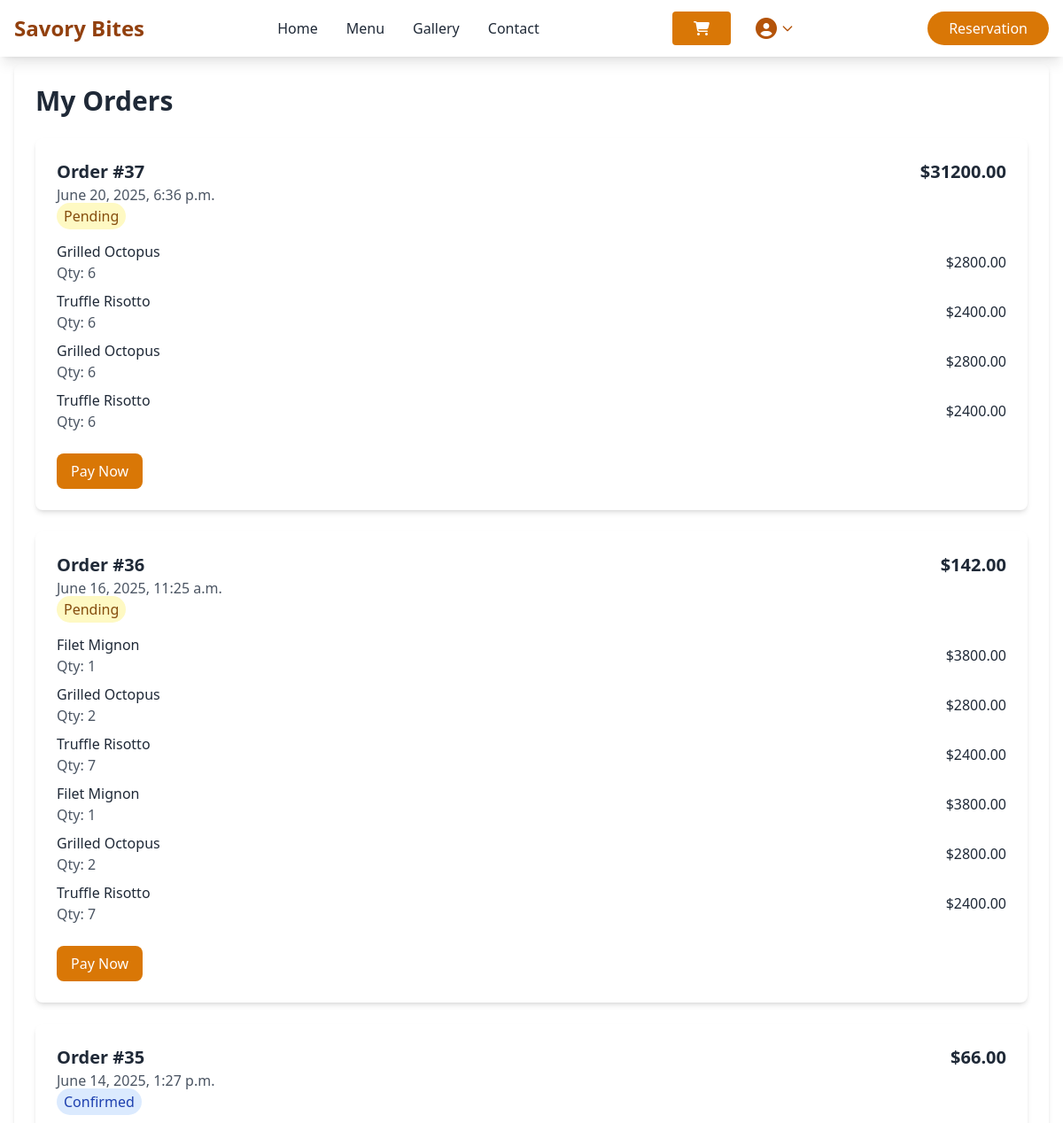
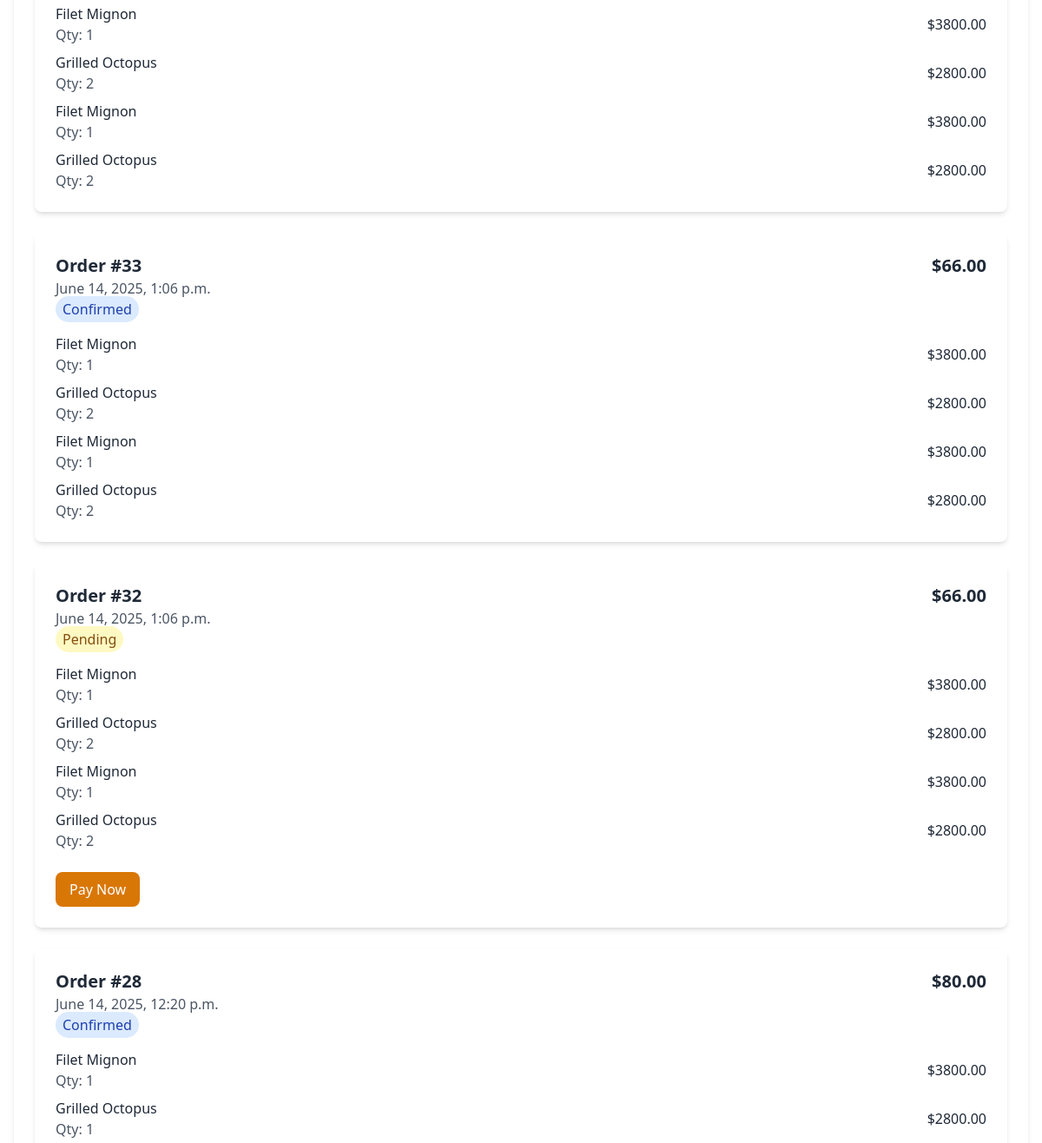
Page /orders/ (signed in, upper part) on the earlier database version (2 pictures, top to bottom).
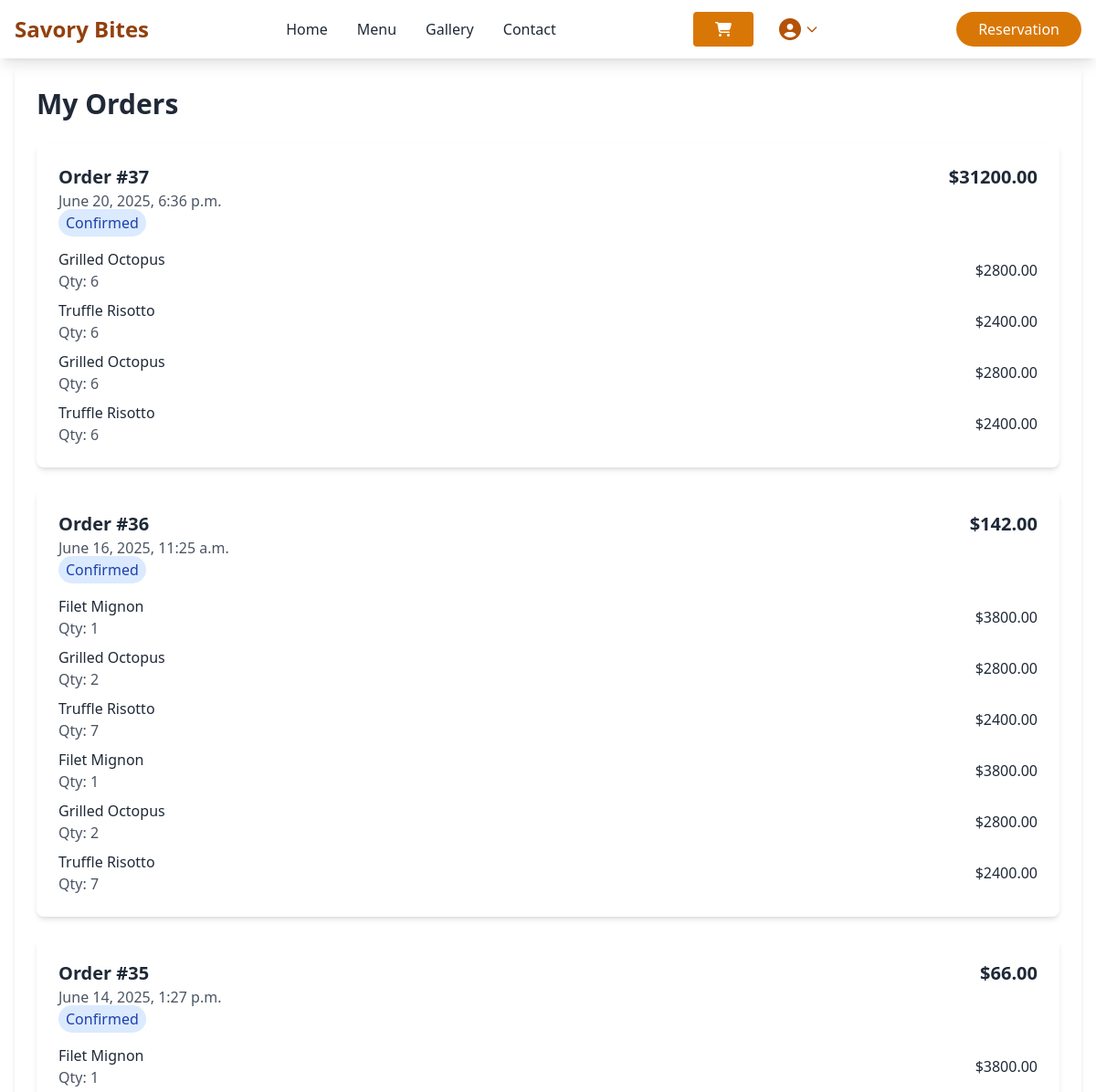
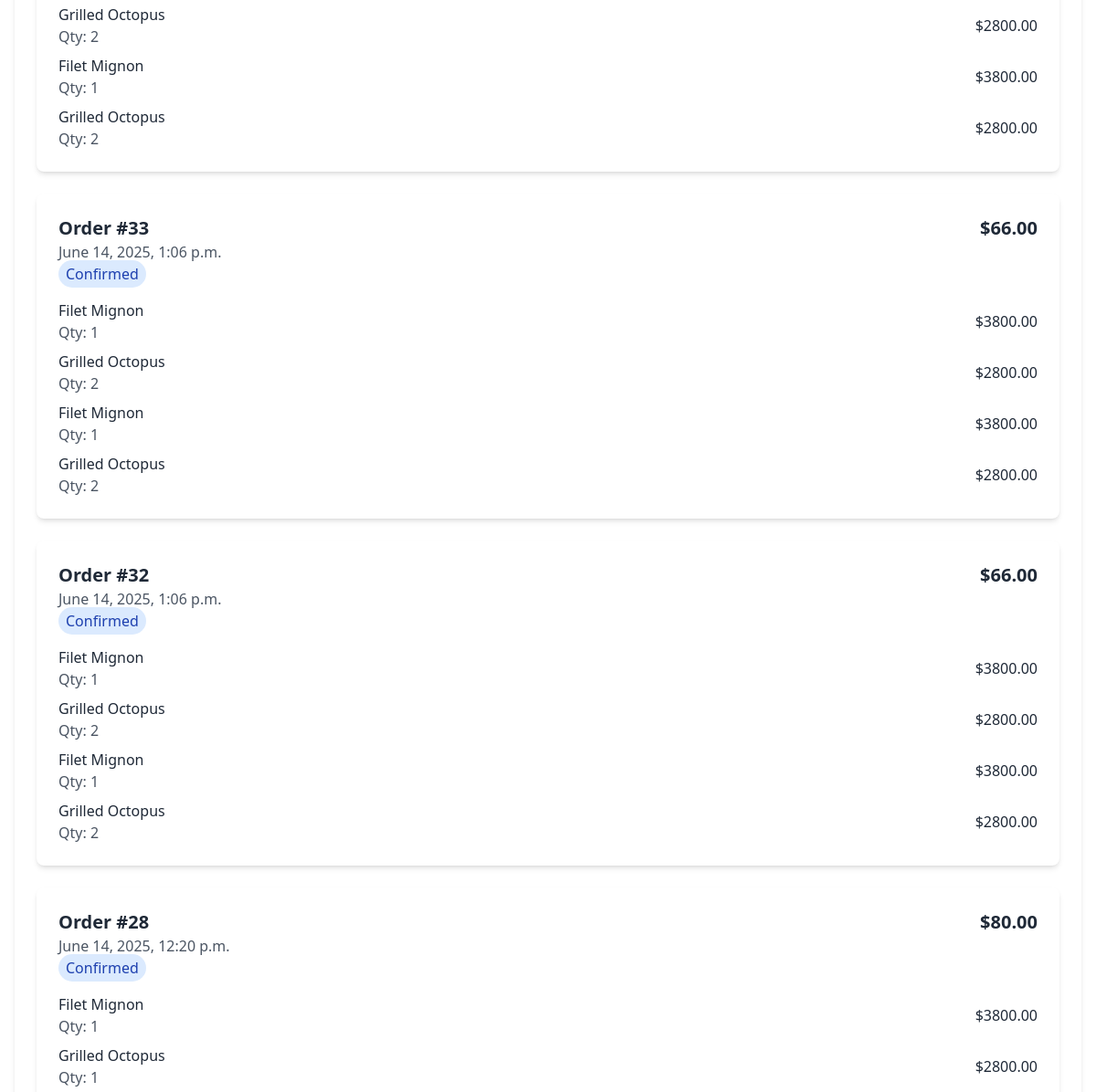
Same page on the later database version (2 pictures, top to bottom).
### savorybites/models.py (models this page shows, shortened)
class Order(models.Model):
    order_id = models.UUIDField(default=uuid.uuid4, editable=False)
    user = models.ForeignKey(User, on_delete=models.SET_NULL, null=True, blank=True)
    customer_name = models.CharField(max_length=100)
    customer_email = models.EmailField()
    customer_phone = models.CharField(max_length=20)
    customer_address = models.TextField()
    delivery_option = models.CharField(max_length=20, choices=[
        ('dine_in', 'Dine In'),
        ('takeaway', 'Takeaway'),
        ('delivery', 'Delivery')
    ], default='dine_in')
    special_instructions = models.TextField(blank=True)
    cart_items = models.ManyToManyField(CartItem, related_name='orders')
    delivery_price = models.DecimalField(max_digits=10, decimal_places=2, default=0.00)
    total_price = models.DecimalField(max_digits=10, decimal_places=2)
    status = models.CharField(max_length=20, choices=[
        ('pending', 'Pending'),
        ('confirmed', 'Confirmed'),
        ('preparing', 'Preparing'),
        ('ready', 'Ready for Pickup'),
        ('delivered', 'Delivered'),
        ('cancelled', 'Cancelled')
    ], default='pending')
    payment_status = models.CharField(max_length=20, choices=[
        ('pending', 'Pending'),
        ('paid', 'Paid'),
        ('failed', 'Failed')
    ], default='pending')
    order_date = models.DateTimeField(auto_now_add=True)
    class Meta:
        verbose_name_plural = "Orders"

### savorybites/views.py (the view)
# urls.py: path('orders/', views.orders, name="orders"),
@login_required
def orders(request):
    session_key = request.session.session_key
    if not session_key:
        request.session.save()
        session_key = request.session.session_key
    if request.user.is_authenticated:
        orders = Order.objects.filter(user=request.user).order_by('-order_date')
        cart_items = CartItem.objects.filter(user=request.user)
    else:
        orders = Order.objects.filter(session_key=session_key).order_by('-order_date')
        cart_items = CartItem.objects.filter(session_key=session_key, user__isnull=True)
    paginator = Paginator(orders, 10)
    page_number = request.GET.get('page')
    page_obj = paginator.get_page(page_number)
    cart_count = cart_items.count()
    return render(request, 'utilities/orders.html', {
        'orders': page_obj,
        'cart_count': cart_count
    })

### savorybites/templates/utilities/orders.html (shortened to what this page needs)
{% extends 'layout.html' %}
{% block content %}
<div class="max-w-7xl mx-auto px-4 py-8">
    <div class="bg-white rounded-lg shadow-md p-6 mt-10">
        <h1 class="text-3xl font-bold mb-6">My Orders</h1>
        {% if orders %}
        <div class="space-y-6">
            {% for order in orders %}
            <div class="bg-white rounded-lg shadow-md p-6">
                <div class="flex justify-between items-start">
                    <div>
                        <h2 class="text-xl font-semibold">Order #{{ order.id }}</h2>
                        <p class="text-gray-600">{{ order.order_date }}</p>
                        <span class="mt-2 px-2 py-1 rounded-full {% if order.status == 'pending' %}bg-yellow-100 text-yellow-800{% elif order.status == 'completed' %}bg-green-100 text-green-800{% else %}bg-blue-100 text-blue-800{% endif %}">
                            {{ order.get_status_display }}
                        </span>
                    </div>
                    <div class="flex items-center">
                        <span class="text-xl font-bold">${{ order.total_price }}</span>
                    </div>
                </div>
                <div class="mt-4 space-y-2">{% for item in order.cart_items.all %}
                <div class="flex justify-between items-center">
                    <div>
                        <h3 class="font-medium">{{ item.menu_item.name }}</h3>
                        <p class="text-gray-600">Qty: {{ item.quantity }}</p>
                    </div>
                    <span>${{ item.menu_item.price }}</span>
                </div>
                {% endfor %}
                    {% for item in order.cart_items.all %}
                    <div class="flex justify-between items-center">
                        <div>
                            <h3 class="font-medium">{{ item.menu_item.name }}</h3>
                            <p class="text-gray-600">Qty: {{ item.quantity }}</p>
                        </div>
                        <span>${{ item.menu_item.price }}</span>
                    </div>
                    {% endfor %}
                </div>
                {% if order.status == 'pending' and order.payment_status == 'pending' %}
                <div class="mt-6">
                    <a href="{% url 'payment' order.id %}" class="inline-block bg-amber-600 text-white px-4 py-2 rounded-lg hover:bg-amber-700 transition">
                        Pay Now
                    </a>
                </div>
                {% endif %}
            </div>
            {% endfor %}
        </div>
        {% endif %}
    </div>
</div>
{% endblock %}

Differences in the rows shown:
changed Order "June 20, 2025, 6:36 p.m.": status "Pending" → "Confirmed"; no longer shows "Pay Now"
changed Order "June 16, 2025, 11:25 a.m.": status "Pending" → "Confirmed"; no longer shows "Pay Now"
changed Order id 32: status "Pending" → "Confirmed"; no longer shows "Pay Now"
